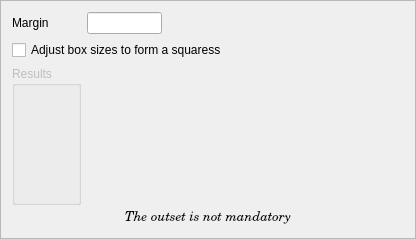
<?xml version="1.0" encoding="UTF-8"?>
<ui version="4.0">
 <class>minbox</class>
 <widget class="QFrame" name="minbox">
  <property name="geometry">
   <rect>
    <x>0</x>
    <y>0</y>
    <width>416</width>
    <height>239</height>
   </rect>
  </property>
  <property name="windowTitle">
   <string>Frame</string>
  </property>
  <property name="frameShape">
   <enum>QFrame::StyledPanel</enum>
  </property>
  <property name="frameShadow">
   <enum>QFrame::Raised</enum>
  </property>
  <layout class="QGridLayout" name="gridLayout">
   <item row="0" column="0">
    <widget class="QLabel" name="label">
     <property name="text">
      <string>Margin</string>
     </property>
    </widget>
   </item>
   <item row="0" column="1">
    <widget class="QLineEdit" name="marginLine">
     <property name="maximumSize">
      <size>
       <width>75</width>
       <height>16777215</height>
      </size>
     </property>
    </widget>
   </item>
   <item row="3" column="0">
    <widget class="QGroupBox" name="resultGroup">
     <property name="enabled">
      <bool>false</bool>
     </property>
     <property name="title">
      <string>Results</string>
     </property>
     <layout class="QGridLayout" name="resultLayout">
      <item row="0" column="0">
       <spacer name="verticalSpacer">
        <property name="orientation">
         <enum>Qt::Vertical</enum>
        </property>
        <property name="sizeHint" stdset="0">
         <size>
          <width>20</width>
          <height>40</height>
         </size>
        </property>
       </spacer>
      </item>
     </layout>
    </widget>
   </item>
   <item row="4" column="0" colspan="3">
    <widget class="QLabel" name="label_2">
     <property name="font">
      <font>
       <family>Century Schoolbook L</family>
       <pointsize>9</pointsize>
       <weight>50</weight>
       <italic>false</italic>
       <bold>false</bold>
      </font>
     </property>
     <property name="text">
      <string>&lt;!DOCTYPE HTML PUBLIC &quot;-//W3C//DTD HTML 4.0//EN&quot; &quot;http://www.w3.org/TR/REC-html40/strict.dtd&quot;&gt;
&lt;html&gt;&lt;head&gt;&lt;meta name=&quot;qrichtext&quot; content=&quot;1&quot; /&gt;&lt;style type=&quot;text/css&quot;&gt;
p, li { white-space: pre-wrap; }
&lt;/style&gt;&lt;/head&gt;&lt;body style=&quot; font-family:'Sans'; font-size:10pt; font-weight:400; font-style:normal;&quot;&gt;
&lt;p align=&quot;center&quot; style=&quot; margin-top:0px; margin-bottom:0px; margin-left:0px; margin-right:0px; -qt-block-indent:0; text-indent:0px;&quot;&gt;&lt;span style=&quot; font-style:italic;&quot;&gt;The outset is not mandatory&lt;/span&gt;&lt;/p&gt;&lt;/body&gt;&lt;/html&gt;</string>
     </property>
     <property name="alignment">
      <set>Qt::AlignRight|Qt::AlignTrailing|Qt::AlignVCenter</set>
     </property>
     <property name="margin">
      <number>0</number>
     </property>
    </widget>
   </item>
   <item row="0" column="2">
    <spacer name="horizontalSpacer">
     <property name="orientation">
      <enum>Qt::Horizontal</enum>
     </property>
     <property name="sizeHint" stdset="0">
      <size>
       <width>40</width>
       <height>20</height>
      </size>
     </property>
    </spacer>
   </item>
   <item row="1" column="0" colspan="3">
    <widget class="QFrame" name="frame">
     <property name="frameShape">
      <enum>QFrame::NoFrame</enum>
     </property>
     <property name="frameShadow">
      <enum>QFrame::Plain</enum>
     </property>
     <layout class="QVBoxLayout" name="verticalLayout">
      <property name="spacing">
       <number>0</number>
      </property>
      <property name="margin">
       <number>0</number>
      </property>
      <item>
       <widget class="QCheckBox" name="squareCheck">
        <property name="text">
         <string>Adjust box sizes to form a squaress</string>
        </property>
       </widget>
      </item>
     </layout>
    </widget>
   </item>
  </layout>
 </widget>
 <resources/>
 <connections/>
</ui>
